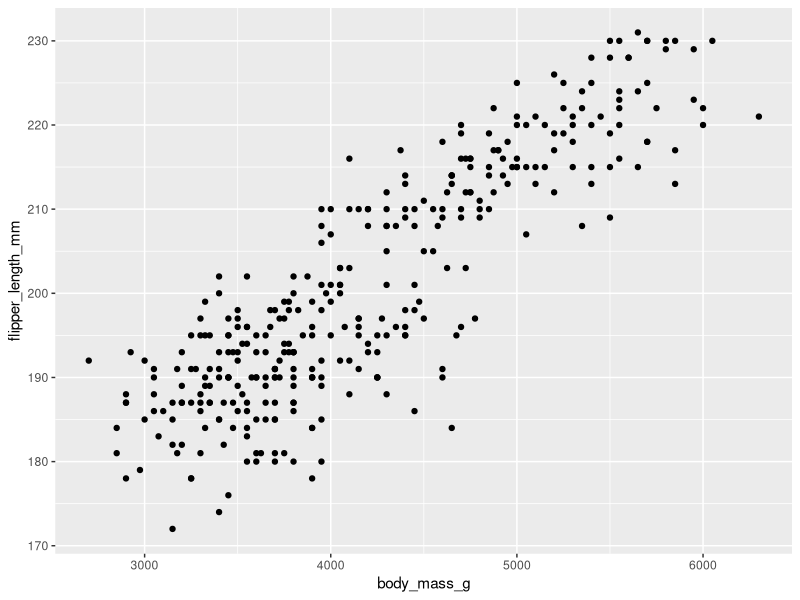
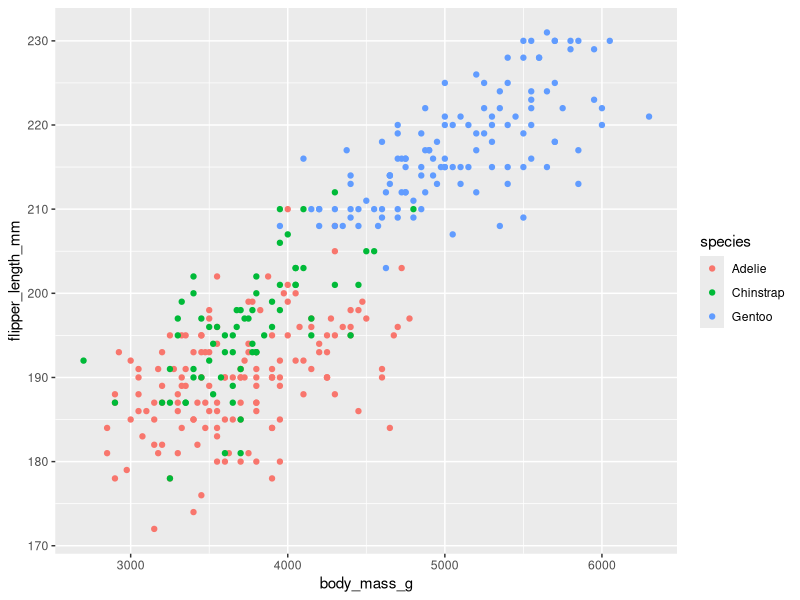
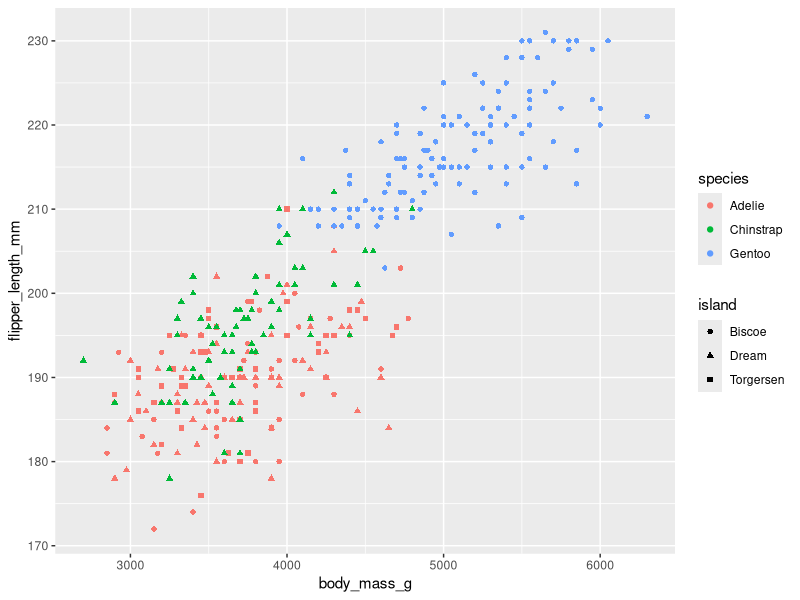
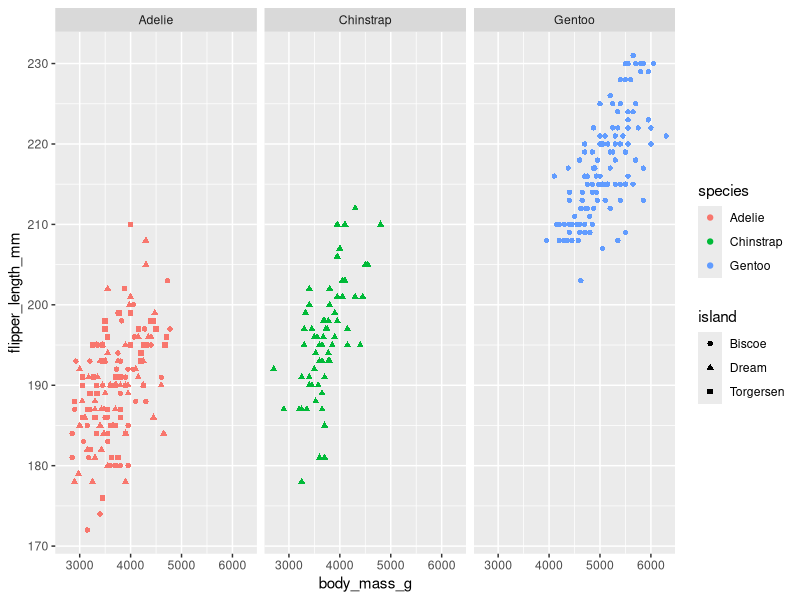
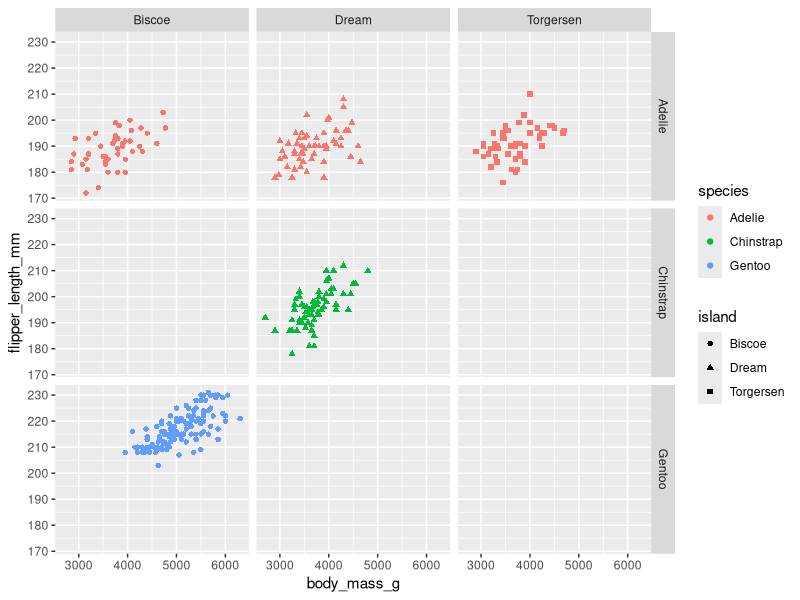

Here is the R script that generated these plots, in order:
#Packages
library(tidyverse)
library(palmerpenguins)
penguins

#Question 10, 11, 13
#Question 10
ggplot(data = penguins) + 
  geom_point(mapping = aes(x = body_mass_g, y = flipper_length_mm))

#Question 11 Color
ggplot(data = penguins) + 
  geom_point(mapping = aes(x = body_mass_g, y = flipper_length_mm, color = species))

#Question 11 Color and Shape
ggplot(data = penguins) + 
  geom_point(mapping = aes(x = body_mass_g, y = flipper_length_mm, color = species, shape = island))

#Question 13 Columns
ggplot(data = penguins) + 
  geom_point(mapping = aes(x = body_mass_g, y = flipper_length_mm, color = species, shape = island)) +
  facet_wrap(~ species, nrow = 1)

#Question 13 Grid
ggplot(data = penguins) + 
  geom_point(mapping = aes(x = body_mass_g, y = flipper_length_mm, color = species, shape = island)) +
  facet_wrap(~ species, nrow = 1) + 
  facet_grid(species ~ island)
